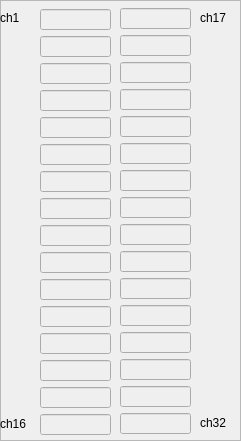
   <widget class="QFrame" name="frame_2">
    <property name="geometry">
     <rect>
      <x>10</x>
      <y>280</y>
      <width>241</width>
      <height>441</height>
     </rect>
    </property>
    <property name="frameShape">
     <enum>QFrame::StyledPanel</enum>
    </property>
    <property name="frameShadow">
     <enum>QFrame::Raised</enum>
    </property>
    <widget class="QLineEdit" name="lineEdit_ch_3">
     <property name="enabled">
      <bool>false</bool>
     </property>
     <property name="geometry">
      <rect>
       <x>40</x>
       <y>63</y>
       <width>71</width>
       <height>21</height>
      </rect>
     </property>
    </widget>
    <widget class="QLineEdit" name="lineEdit_ch_31">
     <property name="enabled">
      <bool>false</bool>
     </property>
     <property name="geometry">
      <rect>
       <x>120</x>
       <y>386</y>
       <width>71</width>
       <height>21</height>
      </rect>
     </property>
    </widget>
    <widget class="QLineEdit" name="lineEdit_ch_6">
     <property name="enabled">
      <bool>false</bool>
     </property>
     <property name="geometry">
      <rect>
       <x>40</x>
       <y>144</y>
       <width>71</width>
       <height>21</height>
      </rect>
     </property>
    </widget>
    <widget class="QLineEdit" name="lineEdit_ch_28">
     <property name="enabled">
      <bool>false</bool>
     </property>
     <property name="geometry">
      <rect>
       <x>120</x>
       <y>305</y>
       <width>71</width>
       <height>21</height>
      </rect>
     </property>
    </widget>
    <widget class="QLineEdit" name="lineEdit_ch_25">
     <property name="enabled">
      <bool>false</bool>
     </property>
     <property name="geometry">
      <rect>
       <x>120</x>
       <y>224</y>
       <width>71</width>
       <height>21</height>
      </rect>
     </property>
    </widget>
    <widget class="QLineEdit" name="lineEdit_ch_9">
     <property name="enabled">
      <bool>false</bool>
     </property>
     <property name="geometry">
      <rect>
       <x>40</x>
       <y>225</y>
       <width>71</width>
       <height>21</height>
      </rect>
     </property>
    </widget>
    <widget class="QLineEdit" name="lineEdit_ch_13">
     <property name="enabled">
      <bool>false</bool>
     </property>
     <property name="geometry">
      <rect>
       <x>40</x>
       <y>333</y>
       <width>71</width>
       <height>21</height>
      </rect>
     </property>
    </widget>
    <widget class="QLineEdit" name="lineEdit_ch_19">
     <property name="enabled">
      <bool>false</bool>
     </property>
     <property name="geometry">
      <rect>
       <x>120</x>
       <y>62</y>
       <width>71</width>
       <height>21</height>
      </rect>
     </property>
    </widget>
    <widget class="QLineEdit" name="lineEdit_ch_21">
     <property name="enabled">
      <bool>false</bool>
     </property>
     <property name="geometry">
      <rect>
       <x>120</x>
       <y>116</y>
       <width>71</width>
       <height>21</height>
      </rect>
     </property>
    </widget>
    <widget class="QLineEdit" name="lineEdit_ch_16">
     <property name="enabled">
      <bool>false</bool>
     </property>
     <property name="geometry">
      <rect>
       <x>40</x>
       <y>414</y>
       <width>71</width>
       <height>21</height>
      </rect>
     </property>
    </widget>
    <widget class="QLineEdit" name="lineEdit_ch_5">
     <property name="enabled">
      <bool>false</bool>
     </property>
     <property name="geometry">
      <rect>
       <x>40</x>
       <y>117</y>
       <width>71</width>
       <height>21</height>
      </rect>
     </property>
    </widget>
    <widget class="QLineEdit" name="lineEdit_ch_7">
     <property name="enabled">
      <bool>false</bool>
     </property>
     <property name="geometry">
      <rect>
       <x>40</x>
       <y>171</y>
       <width>71</width>
       <height>21</height>
      </rect>
     </property>
    </widget>
    <widget class="QLineEdit" name="lineEdit_ch_8">
     <property name="enabled">
      <bool>false</bool>
     </property>
     <property name="geometry">
      <rect>
       <x>40</x>
       <y>198</y>
       <width>71</width>
       <height>21</height>
      </rect>
     </property>
    </widget>
    <widget class="QLineEdit" name="lineEdit_ch_22">
     <property name="enabled">
      <bool>false</bool>
     </property>
     <property name="geometry">
      <rect>
       <x>120</x>
       <y>143</y>
       <width>71</width>
       <height>21</height>
      </rect>
     </property>
    </widget>
    <widget class="QLineEdit" name="lineEdit_ch_18">
     <property name="enabled">
      <bool>false</bool>
     </property>
     <property name="geometry">
      <rect>
       <x>120</x>
       <y>35</y>
       <width>71</width>
       <height>21</height>
      </rect>
     </property>
    </widget>
    <widget class="QLineEdit" name="lineEdit_ch_26">
     <property name="enabled">
      <bool>false</bool>
     </property>
     <property name="geometry">
      <rect>
       <x>120</x>
       <y>251</y>
       <width>71</width>
       <height>21</height>
      </rect>
     </property>
    </widget>
    <widget class="QLineEdit" name="lineEdit_ch_10">
     <property name="enabled">
      <bool>false</bool>
     </property>
     <property name="geometry">
      <rect>
       <x>40</x>
       <y>252</y>
       <width>71</width>
       <height>21</height>
      </rect>
     </property>
    </widget>
    <widget class="QLineEdit" name="lineEdit_ch_15">
     <property name="enabled">
      <bool>false</bool>
     </property>
     <property name="geometry">
      <rect>
       <x>40</x>
       <y>387</y>
       <width>71</width>
       <height>21</height>
      </rect>
     </property>
    </widget>
    <widget class="QLineEdit" name="lineEdit_ch_20">
     <property name="enabled">
      <bool>false</bool>
     </property>
     <property name="geometry">
      <rect>
       <x>120</x>
       <y>89</y>
       <width>71</width>
       <height>21</height>
      </rect>
     </property>
    </widget>
    <widget class="QLineEdit" name="lineEdit_ch_29">
     <property name="enabled">
      <bool>false</bool>
     </property>
     <property name="geometry">
      <rect>
       <x>120</x>
       <y>332</y>
       <width>71</width>
       <height>21</height>
      </rect>
     </property>
    </widget>
    <widget class="QLineEdit" name="lineEdit_ch_24">
     <property name="enabled">
      <bool>false</bool>
     </property>
     <property name="geometry">
      <rect>
       <x>120</x>
       <y>197</y>
       <width>71</width>
       <height>21</height>
      </rect>
     </property>
    </widget>
    <widget class="QLineEdit" name="lineEdit_ch_27">
     <property name="enabled">
      <bool>false</bool>
     </property>
     <property name="geometry">
      <rect>
       <x>120</x>
       <y>278</y>
       <width>71</width>
       <height>21</height>
      </rect>
     </property>
    </widget>
    <widget class="QLineEdit" name="lineEdit_ch_11">
     <property name="enabled">
      <bool>false</bool>
     </property>
     <property name="geometry">
      <rect>
       <x>40</x>
       <y>279</y>
       <width>71</width>
       <height>21</height>
      </rect>
     </property>
    </widget>
    <widget class="QLineEdit" name="lineEdit_ch_1">
     <property name="enabled">
      <bool>false</bool>
     </property>
     <property name="geometry">
      <rect>
       <x>40</x>
       <y>9</y>
       <width>71</width>
       <height>21</height>
      </rect>
     </property>
    </widget>
    <widget class="QLineEdit" name="lineEdit_ch_2">
     <property name="enabled">
      <bool>false</bool>
     </property>
     <property name="geometry">
      <rect>
       <x>40</x>
       <y>36</y>
       <width>71</width>
       <height>21</height>
      </rect>
     </property>
    </widget>
    <widget class="QLineEdit" name="lineEdit_ch_4">
     <property name="enabled">
      <bool>false</bool>
     </property>
     <property name="geometry">
      <rect>
       <x>40</x>
       <y>90</y>
       <width>71</width>
       <height>21</height>
      </rect>
     </property>
    </widget>
    <widget class="QLineEdit" name="lineEdit_ch_32">
     <property name="enabled">
      <bool>false</bool>
     </property>
     <property name="geometry">
      <rect>
       <x>120</x>
       <y>413</y>
       <width>71</width>
       <height>21</height>
      </rect>
     </property>
    </widget>
    <widget class="QLineEdit" name="lineEdit_ch_12">
     <property name="enabled">
      <bool>false</bool>
     </property>
     <property name="geometry">
      <rect>
       <x>40</x>
       <y>306</y>
       <width>71</width>
       <height>21</height>
      </rect>
     </property>
    </widget>
    <widget class="QLineEdit" name="lineEdit_ch_23">
     <property name="enabled">
      <bool>false</bool>
     </property>
     <property name="geometry">
      <rect>
       <x>120</x>
       <y>170</y>
       <width>71</width>
       <height>21</height>
      </rect>
     </property>
    </widget>
    <widget class="QLineEdit" name="lineEdit_ch_14">
     <property name="enabled">
      <bool>false</bool>
     </property>
     <property name="geometry">
      <rect>
       <x>40</x>
       <y>360</y>
       <width>71</width>
       <height>21</height>
      </rect>
     </property>
    </widget>
    <widget class="QLineEdit" name="lineEdit_ch_30">
     <property name="enabled">
      <bool>false</bool>
     </property>
     <property name="geometry">
      <rect>
       <x>120</x>
       <y>359</y>
       <width>71</width>
       <height>21</height>
      </rect>
     </property>
    </widget>
    <widget class="QLineEdit" name="lineEdit_ch_17">
     <property name="enabled">
      <bool>false</bool>
     </property>
     <property name="geometry">
      <rect>
       <x>120</x>
       <y>8</y>
       <width>71</width>
       <height>21</height>
      </rect>
     </property>
    </widget>
    <widget class="QLabel" name="label_9">
     <property name="geometry">
      <rect>
       <x>200</x>
       <y>10</y>
       <width>41</width>
       <height>16</height>
      </rect>
     </property>
     <property name="text">
      <string>ch17</string>
     </property>
    </widget>
    <widget class="QLabel" name="label_10">
     <property name="geometry">
      <rect>
       <x>200</x>
       <y>415</y>
       <width>41</width>
       <height>16</height>
      </rect>
     </property>
     <property name="text">
      <string>ch32</string>
     </property>
    </widget>
    <widget class="QLabel" name="label_12">
     <property name="geometry">
      <rect>
       <x>0</x>
       <y>416</y>
       <width>41</width>
       <height>16</height>
      </rect>
     </property>
     <property name="text">
      <string>ch16</string>
     </property>
    </widget>
    <widget class="QLabel" name="label_11">
     <property name="geometry">
      <rect>
       <x>0</x>
       <y>10</y>
       <width>31</width>
       <height>16</height>
      </rect>
     </property>
     <property name="text">
      <string>ch1</string>
     </property>
    </widget>
   </widget>
